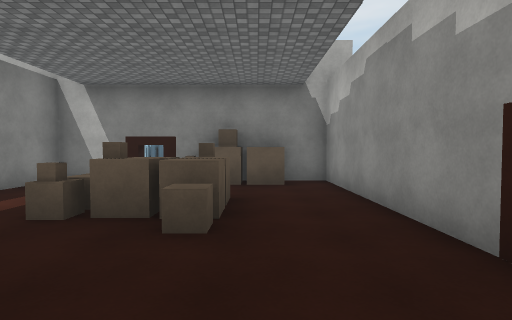
view 1 (above)

24 first-person views from a walk through a Unity game level. The camera is 1.5 m above the floor, tilts 2° down and sees 80° across. The floor is counted in squares, 2 m on a side. Each view is taken from the middle of a square. On the plan, view 1 faces up. The plan holds only what a view shows up to about 10 squares ahead; the rest is blank. The place goes on beyond the plan. The player is left out. Door leaves are left out, so doorways stand open. Surface patterns are stand-ins for the level's own textures.

view 2
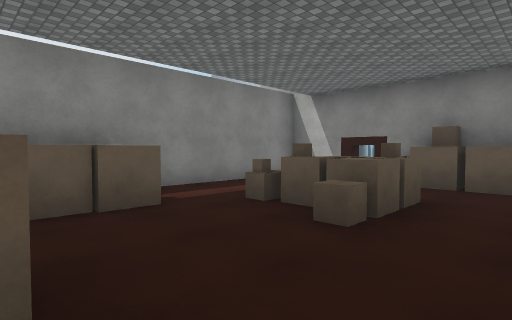

view 3
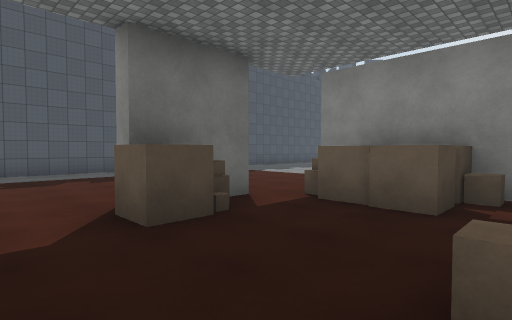

view 4
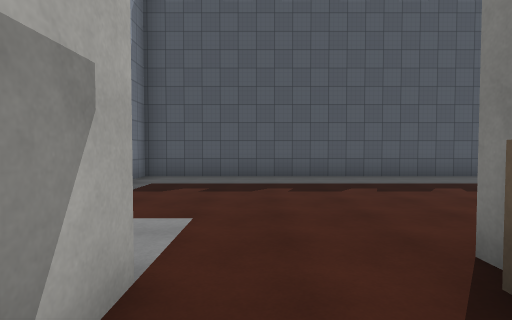

view 5
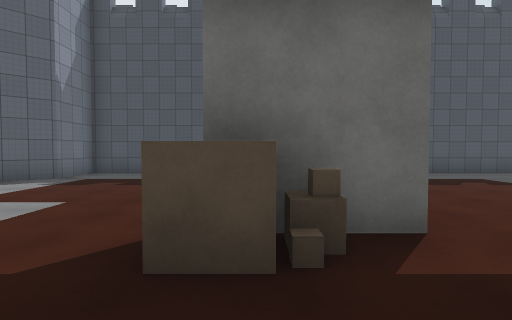

view 6
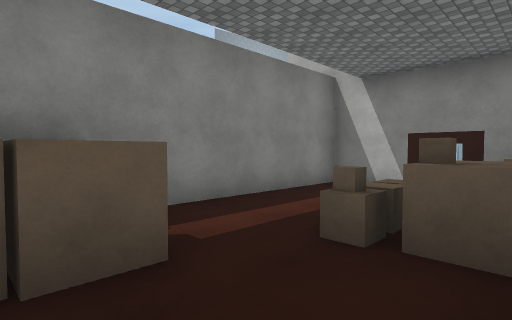

view 7
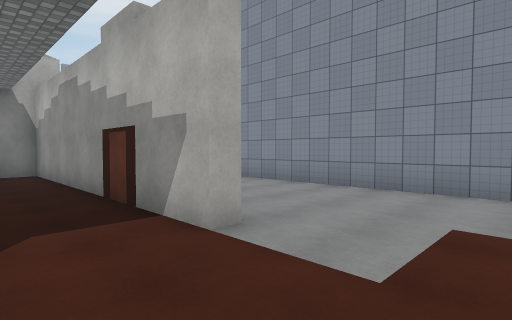

view 8
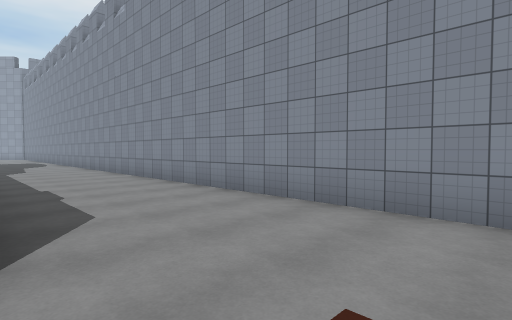

view 9
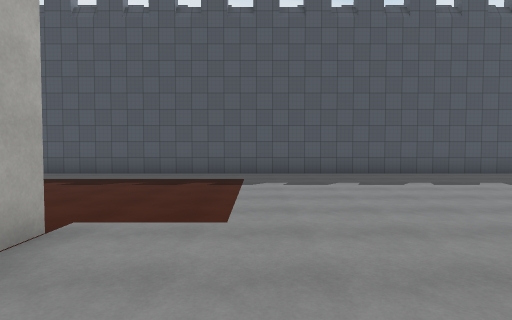

view 10
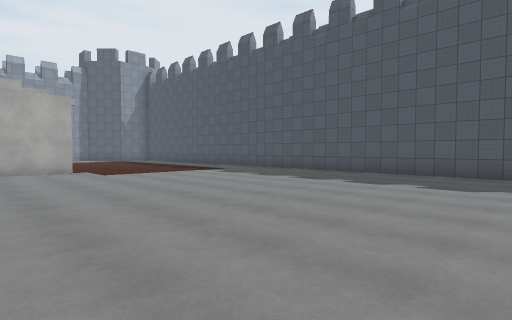

view 11
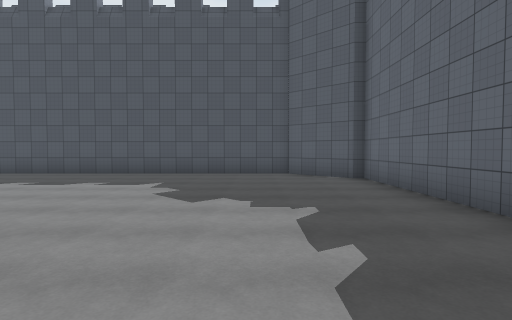

view 12
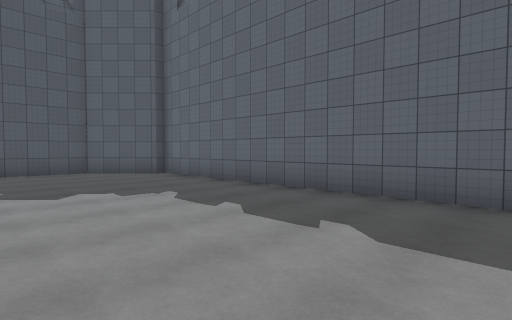

view 13
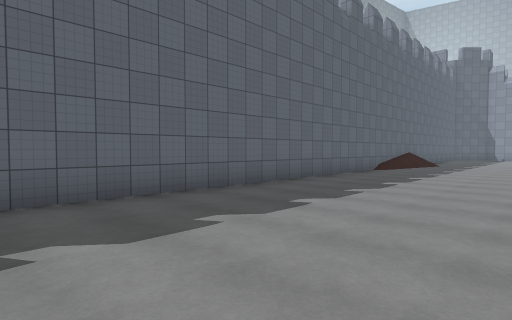

view 14
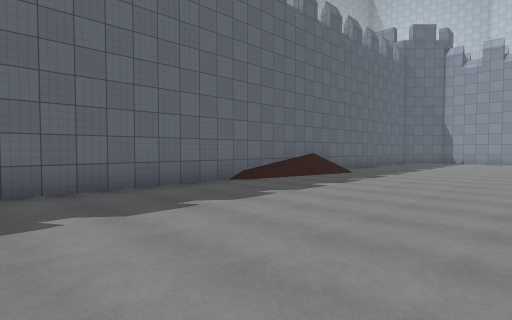

view 15
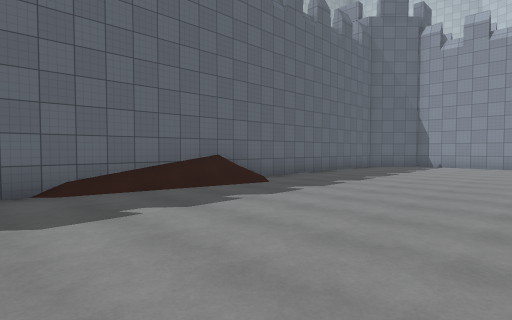

view 16
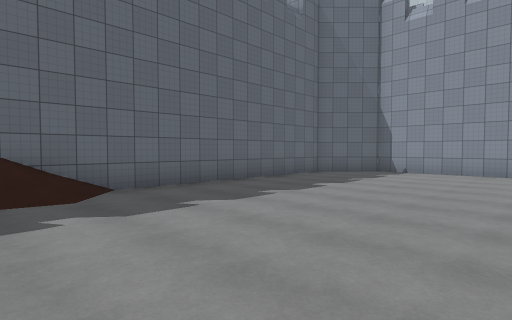

view 17
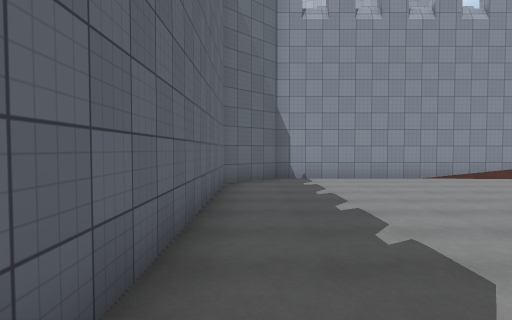

view 18
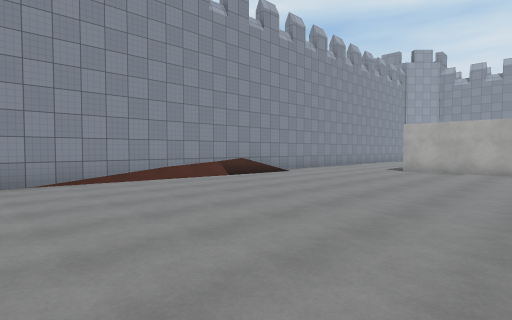

view 19
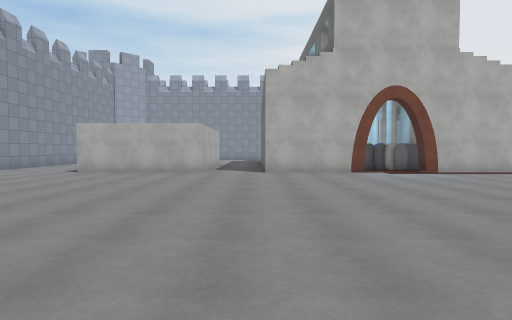

view 20
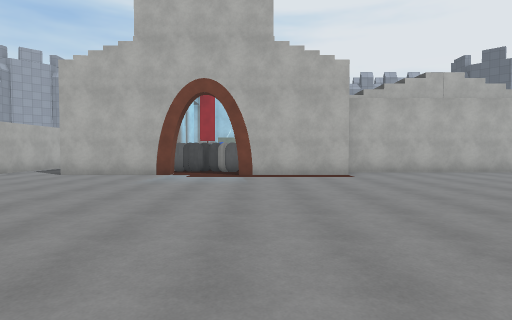

view 21
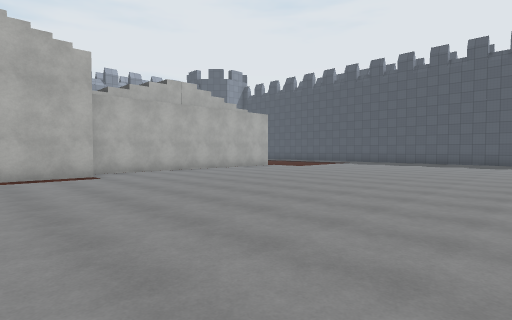

view 22
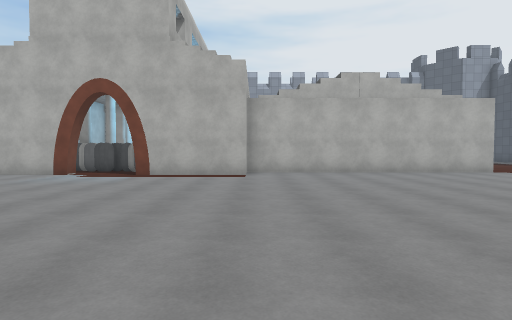

view 23
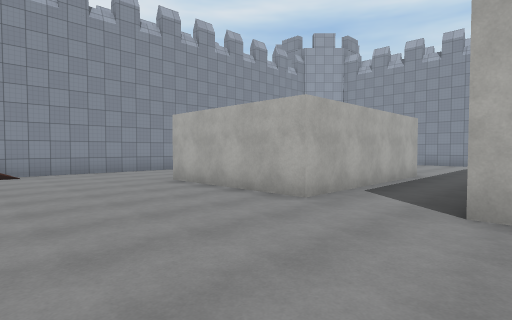

view 24
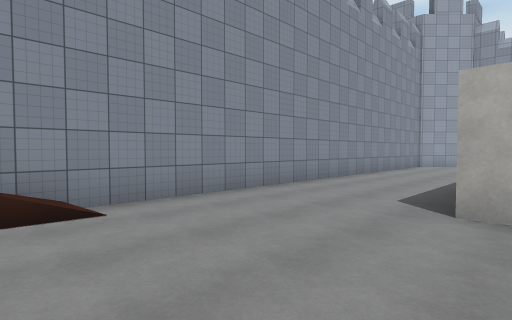

### Floor plan
Points are (right, up) in squares from view 1. A wall is a line through its corners. A room is listed if a view was taken in it or the views show most of it. See-through windows are left out.
Room 1 (views 1, 2, 3, 4, 5, 6)
walls: (-0.3, 3.3) (-1.9, 3.3); (-1.5, 0.2) (-0.3, 0.2) (-0.3, -0.6); (-2, 3.6) (-2, 3.3) (-2.5, 3.3); (-0.4, 4.1) (-1.2, 4.1); (-3.8, 2) (-2.9, 2) (-2.9, 0.4); (-2.6, -0.7) (-0.5, -0.7); (-4.8, 2) (-3.9, 2); (1.7, -0.7) (1.7, 3.5); (-4.7, 4.6) (-4.7, -0.8)
low walls: (-0.3, 3.1) (-0.3, 2.7) (-0.9, 2.7); (-4.5, 2.5) (-4, 2.5)
ways out: opening at (0.5, 0) to room 2; opening at (0.5, 4) to room 3; opening at (-3.5, 4) to room 4
Room 2 (views 7, 8, 9, 10, 11, 12, 13, 14, 15, 16, 17, 18, 19, 20, 21, 22, 23, 24)
walls: (-6.1, 7.2) (-6.1, 10.6); (-6.1, 12.5) (-6.1, 15.8); (-5.1, -0.8) (-5.1, 7.4); (-0.9, 17.8) (-6.1, 17.8) (-6.1, 21.9); (-0.5, -0.7) (-0.5, -1.1); (2.1, -0.7) (1.7, -0.7); (-21.6, -5.8) (-19.9, -7.5) (4.1, -7.5) (4.1, -5.8) (4.9, -5); (-0.1, 25.3) (-20.3, 25.3) (-21.8, 23.8) (-21.8, -6); (5.7, -2.8) (5.7, 7.5)
ways out: opening at (0.5, 0) to room 1; open door at (-6, 11.5)
Room 3 (no view inside)
walls: (-0.3, 4.8) (-0.3, 3.3); (-1.2, 4.1) (-1.2, 3.2); (0.6, 6.4) (-1.1, 6.4); (-0.4, 6.8) (-0.9, 6.8); (1.7, 3.5) (1.7, 7.3) (-0.3, 7.3); (-0.9, 7.3) (-2.3, 7.3)
ways out: opening at (0.5, 4) to room 1; opening at (-1.5, 5.5) to room 4
Room 4 (no view inside)
walls: (-2.9, 7.3) (-4.7, 7.3) (-4.7, 4.6)
ways out: opening at (-3.5, 4) to room 1; opening at (-1.5, 5.5) to room 3; open door at (-2.5, 8)

Where each view was taken, in squares from view 1:
view 1: 0 up, 0 right, facing up
view 2: 0 up, 1 right, facing up-left
view 3: 3 up, 1 right, facing down-left
view 4: 1 up, 1 right, facing down
view 5: 2 up, 1 left, facing down
view 6: 1 up, 1 left, facing up-left
view 7: 3 down, 0 right, facing up-right
view 8: 3 down, 2 right, facing up-right
view 9: 2 up, 7 left, facing down
view 10: 2 up, 16 left, facing down-right
view 11: 2 up, 19 left, facing down
view 12: 3 up, 17 left, facing down-left
view 13: 1 up, 17 left, facing up-left
view 14: 7 up, 16 left, facing up-left
view 15: 11 up, 16 left, facing up-left
view 16: 15 up, 16 left, facing up-left
view 17: 16 up, 21 left, facing up
view 18: 18 up, 17 left, facing up-right
view 19: 16 up, 16 left, facing right
view 20: 10 up, 15 left, facing right
view 21: 10 up, 15 left, facing down-right
view 22: 7 up, 15 left, facing right
view 23: 15 up, 10 left, facing up-right
view 24: 21 up, 10 left, facing up-right
